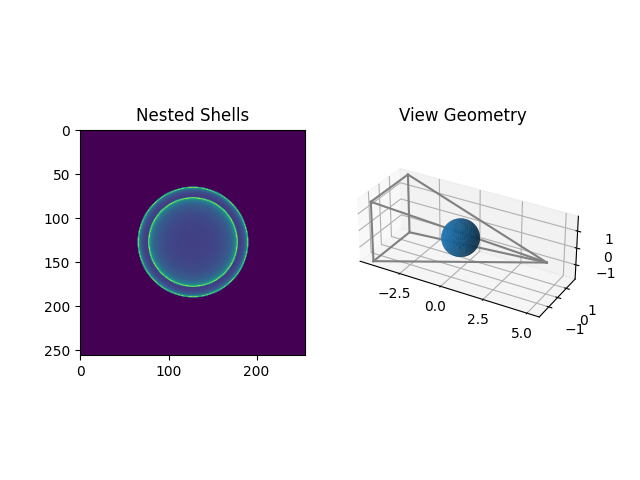

Here is the Python script that generated this plot:
#!/usr/bin/env python3

import torch as t
import matplotlib.pyplot as plt

from sph_raytracer import SphericalVol, ConeRectGeom, Operator

vol = SphericalVol(shape=(50, 50, 50))
geom = ConeRectGeom(
    shape=(256, 256),
    pos=(5, 0, 0),
    lookdir=(-1, 0, 0),
    fov=(45, 45)
)

op = Operator(vol, geom)

# test density with two nested shells
x = t.zeros(vol.shape)
x[-1, :, :] += 1
x[-10, :, :] += 1

result = op(x)

plt.subplot(1, 2, 1)
plt.title('Nested Shells')
plt.imshow(result)
ax = plt.subplot(1, 2, 2, projection='3d')
op.plot(ax)
ax.set_title('View Geometry')

plt.savefig('example.png')
plt.show()
